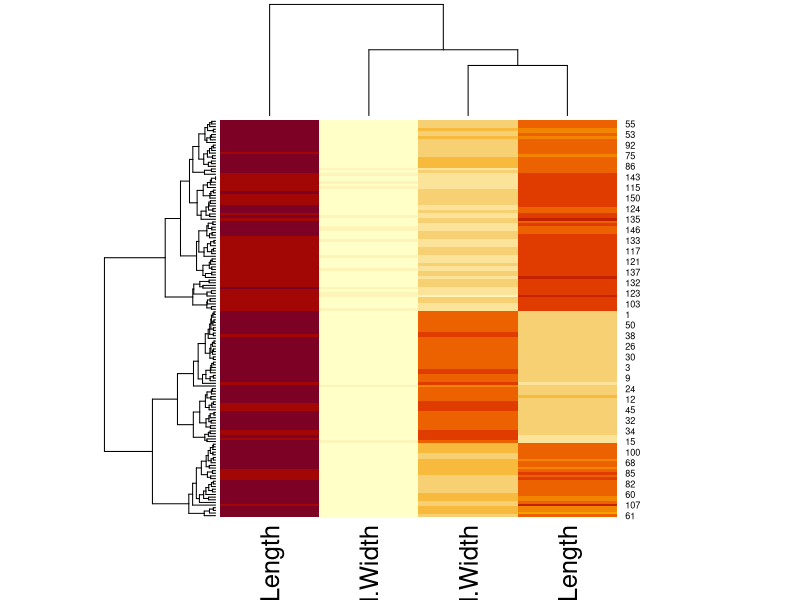
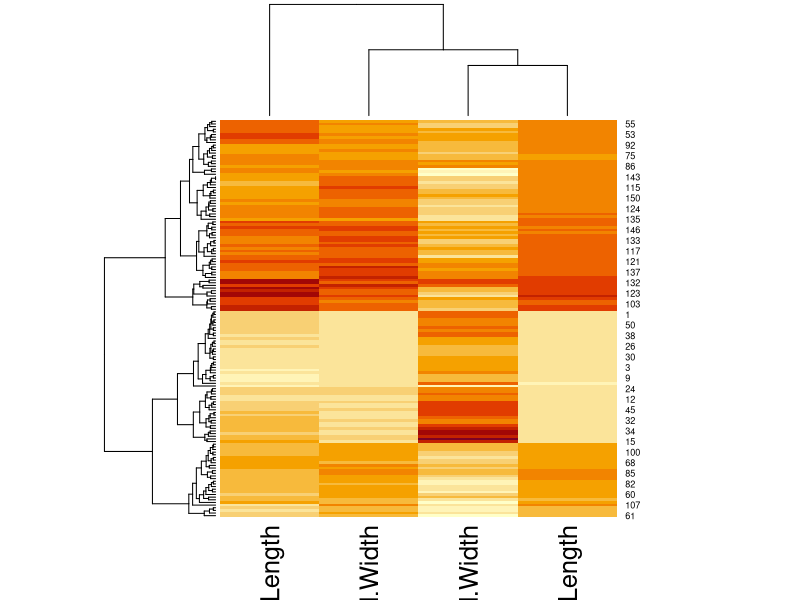
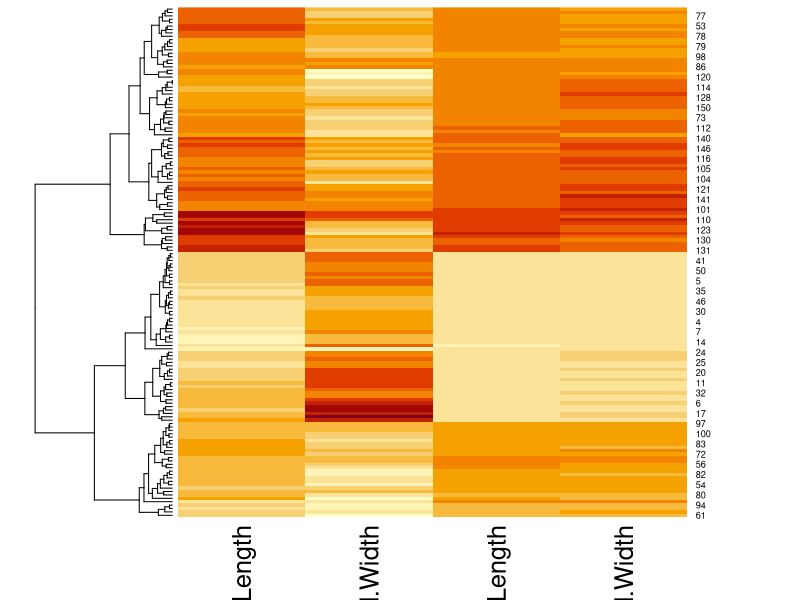
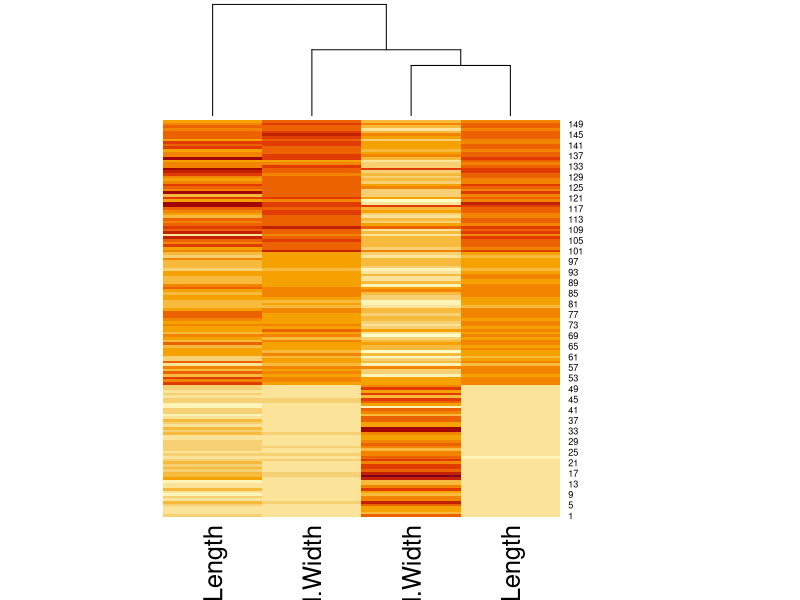
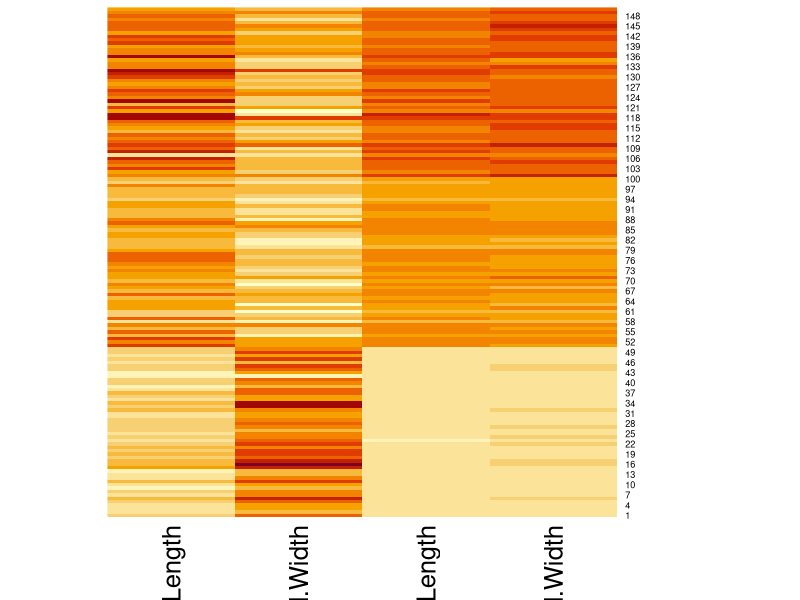
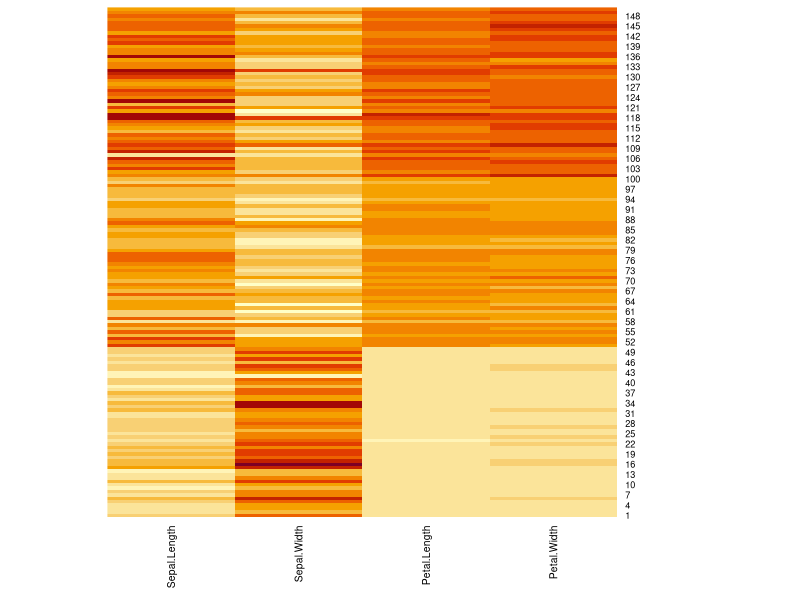

Recreate these plots in R, in order. (Note: this script raises an error after producing the figures.)
data("iris")
?iris
View(iris)
head(iris)
data=as.matrix(iris[,-5])
data
heatmap(data)
heatmap(data, scale="column")
heatmap(data, scale="column", Colv=NA) # column dendrogram removed
heatmap(data, scale="column",  Rowv = NA) # row dendrogram removed
heatmap(data, scale="column", Colv=NA, Rowv = NA) # both are absent
heatmap(data, scale="column", Colv=NA, Rowv = NA, cexCol  = 0.75)
data(airquality)
data
heatmap(airquality)
v= na.omit(airquality)
v
c=as.matrix(v)
c
heatmap(c,main="heatmap")
df=data.frame(A=c(70,130,100,180,190),B=c(86,147,90,170,215),C=c(78,137,100,181,192),D=c(60,121,90,171,215),E=c(75,134,106,185,200))
df
a=matrix(df,nrow=5,ncol=5,byrow =TRUE)
a
d=as.matrix(df)
d
heatmap(d)
data_matrix <- matrix(c(70, 86, 78, 60, 75,130, 147, 137, 121, 134,100, 90, 100, 90, 106,180, 170, 181, 171, 185,190, 215, 192, 215, 200), nrow = 5, byrow = TRUE)
data_matrix
rownames(data_matrix) <- c("Diastolic BP", "Systolic BP", "Weight", "Height", "Total Cholesterol")
colnames(data_matrix) <- c("A", "B", "C", "D", "E")
data_matrix
# Create a heatmap using the heatmap function
heatmap(data_matrix,col = colorRampPalette(c("blue", "white", "red"))(100),main = "Heatmap Example",xlab = "Columns",ylab = "Variables")
